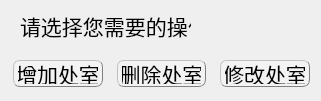
<?xml version="1.0" encoding="UTF-8"?>
<ui version="4.0">
 <class>DptManageDialog</class>
 <widget class="QWidget" name="DptManageDialog">
  <property name="geometry">
   <rect>
    <x>0</x>
    <y>0</y>
    <width>321</width>
    <height>101</height>
   </rect>
  </property>
  <property name="windowTitle">
   <string>Form</string>
  </property>
  <widget class="QPushButton" name="changeDptButton">
   <property name="geometry">
    <rect>
     <x>220</x>
     <y>60</y>
     <width>90</width>
     <height>27</height>
    </rect>
   </property>
   <property name="font">
    <font>
     <pointsize>16</pointsize>
    </font>
   </property>
   <property name="styleSheet">
    <string notr="true">QPushButton{background-color: rgb(243, 243, 243);border:0.5px groove gray;border-radius:7px;padding:2px 4px;border-style: outset;}
QPushButton:hover{background-color:rgb(229, 241, 251); color: black;}
QPushButton:pressed{background-color:rgb(191, 190, 192);border-style: inset;}</string>
   </property>
   <property name="text">
    <string>修改处室</string>
   </property>
  </widget>
  <widget class="QPushButton" name="deleteDptButton">
   <property name="geometry">
    <rect>
     <x>117</x>
     <y>60</y>
     <width>89</width>
     <height>27</height>
    </rect>
   </property>
   <property name="font">
    <font>
     <pointsize>16</pointsize>
    </font>
   </property>
   <property name="styleSheet">
    <string notr="true">QPushButton{background-color: rgb(243, 243, 243);border:0.5px groove gray;border-radius:7px;padding:2px 4px;border-style: outset;}
QPushButton:hover{background-color:rgb(229, 241, 251); color: black;}
QPushButton:pressed{background-color:rgb(191, 190, 192);border-style: inset;}</string>
   </property>
   <property name="text">
    <string>删除处室</string>
   </property>
  </widget>
  <widget class="QPushButton" name="addDptButton">
   <property name="geometry">
    <rect>
     <x>13</x>
     <y>60</y>
     <width>90</width>
     <height>27</height>
    </rect>
   </property>
   <property name="font">
    <font>
     <pointsize>16</pointsize>
    </font>
   </property>
   <property name="styleSheet">
    <string notr="true">QPushButton{background-color: rgb(243, 243, 243);border:0.5px groove gray;border-radius:7px;padding:2px 4px;border-style: outset;}
QPushButton:hover{background-color:rgb(229, 241, 251); color: black;}
QPushButton:pressed{background-color:rgb(191, 190, 192);border-style: inset;}</string>
   </property>
   <property name="text">
    <string>增加处室</string>
   </property>
  </widget>
  <widget class="QLabel" name="label">
   <property name="geometry">
    <rect>
     <x>20</x>
     <y>10</y>
     <width>171</width>
     <height>31</height>
    </rect>
   </property>
   <property name="font">
    <font>
     <pointsize>16</pointsize>
    </font>
   </property>
   <property name="text">
    <string>请选择您需要的操作</string>
   </property>
  </widget>
 </widget>
 <resources/>
 <connections/>
</ui>
